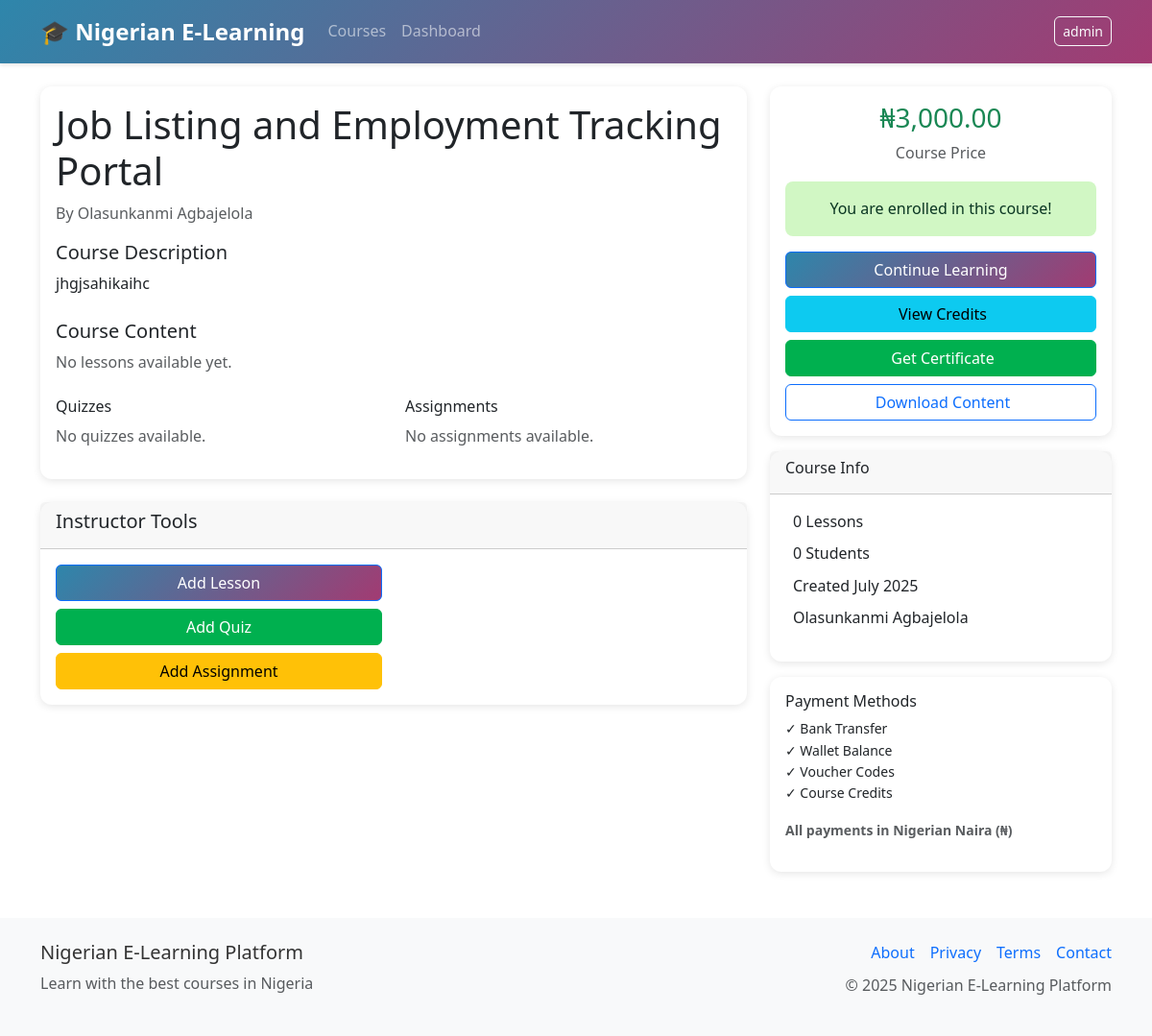
Page /courses/1 (signed in) on the committed database.
### models.py (models this page shows, shortened)
class User(UserMixin, db.Model):
    id = db.Column(db.Integer, primary_key=True)
    username = db.Column(db.String(80), unique=True, nullable=False)
    email = db.Column(db.String(120), unique=True, nullable=False)
    password_hash = db.Column(db.String(256), nullable=False)
    role = db.Column(db.String(20), nullable=False, default='student')  # admin, instructor, tutor, student
    first_name = db.Column(db.String(50))
    last_name = db.Column(db.String(50))
    active = db.Column(db.Boolean, default=True)
    banned = db.Column(db.Boolean, default=False)
    ban_reason = db.Column(db.Text)
    email_verified = db.Column(db.Boolean, default=False)
    verification_token = db.Column(db.String(100))
    password_reset_token = db.Column(db.String(100))
    password_reset_expires = db.Column(db.DateTime)
    email_verification_token = db.Column(db.String(100))
    email_verification_expires = db.Column(db.DateTime)
    premium_user = db.Column(db.Boolean, default=False)
    instructor_verified = db.Column(db.Boolean, default=False)
    badge_level = db.Column(db.String(20), default='basic')  # basic, bronze, silver, gold, premium
    wallet_balance = db.Column(db.Float, default=0.0)
    created_at = db.Column(db.DateTime, default=datetime.utcnow)
    last_login = db.Column(db.DateTime)
    courses_created = db.relationship('Course', foreign_keys='Course.instructor_id', backref='instructor', lazy='dynamic')
    enrollments = db.relationship('Enrollment', backref='student', lazy='dynamic')
    payments = db.relationship('Payment', backref='user', lazy='dynamic')
    wallet_transactions = db.relationship('WalletTransaction', backref='user', lazy='dynamic')
    quiz_attempts = db.relationship('QuizAttempt', backref='user', lazy='dynamic')
    assignment_submissions = db.relationship('AssignmentSubmission', backref='user', lazy='dynamic')
    course_credits = db.relationship('CourseCredit', backref='student_credit', lazy='dynamic')
    withdrawal_requests = db.relationship('WithdrawalRequest', foreign_keys='WithdrawalRequest.tutor_id', backref='tutor', lazy='dynamic')
    def can_access_course(self, course):
        if self.role in ['admin', 'instructor', 'tutor']:
            return True

class Course(db.Model):
    id = db.Column(db.Integer, primary_key=True)
    title = db.Column(db.String(200), nullable=False)
    description = db.Column(db.Text)
    category = db.Column(db.String(100), default='General')  # Added missing category field
    price = db.Column(db.Float, nullable=False, default=0.0)
    instructor_id = db.Column(db.Integer, db.ForeignKey('user.id'), nullable=False)
    is_active = db.Column(db.Boolean, default=True)
    approval_status = db.Column(db.String(20), default='pending')  # pending, approved, rejected
    approved_by = db.Column(db.Integer, db.ForeignKey('user.id'))  # admin who approved
    approved_at = db.Column(db.DateTime)
    rejection_reason = db.Column(db.Text)
    min_credits_for_certificate = db.Column(db.Integer, default=70)  # Minimum credits needed for certificate
    total_available_credits = db.Column(db.Integer, default=100)     # Total credits available in course
    created_at = db.Column(db.DateTime, default=datetime.utcnow)
    updated_at = db.Column(db.DateTime, default=datetime.utcnow, onupdate=datetime.utcnow)
    lessons = db.relationship('Lesson', backref='course', lazy='dynamic', cascade='all, delete-orphan')
    enrollments = db.relationship('Enrollment', backref='course', lazy='dynamic', cascade='all, delete-orphan')
    quizzes = db.relationship('Quiz', backref='course', lazy='dynamic', cascade='all, delete-orphan')
    assignments = db.relationship('Assignment', backref='course', lazy='dynamic', cascade='all, delete-orphan')
    course_credits = db.relationship('CourseCredit', backref='course', lazy='dynamic', cascade='all, delete-orphan')
    course_vouchers = db.relationship('Voucher', foreign_keys='Voucher.course_id', backref='course', lazy='dynamic', cascade='all, delete-orphan')

### routes.py (the view)
@app.route('/courses/<int:course_id>')
def course_detail(course_id):
    course = Course.query.get_or_404(course_id)
    if not current_user.is_authenticated or current_user.role not in ['admin', 'instructor', 'tutor']:
        if course.approval_status != 'approved':
            flash('Course not available', 'danger')
            return redirect(url_for('courses'))
    elif current_user.role == 'tutor' and course.instructor_id != current_user.id and course.approval_status != 'approved':
        flash('Course not available', 'danger')
        return redirect(url_for('courses'))
    user_enrolled = False
    if current_user.is_authenticated:
        user_enrolled = current_user.can_access_course(course)
    return render_template('courses/detail.html', course=course, user_enrolled=user_enrolled)

### templates/courses/detail.html (shortened to what this page needs)
{% extends "base.html" %}
{% block content %}
<div class="row">
    <div class="col-lg-8">
        <div class="card">
            <div class="card-body">
                <h1>{{ course.title }}</h1>
                <p class="text-muted mb-3">By {{ course.instructor.first_name }} {{ course.instructor.last_name }}</p>
                {% if course.description %}
                <div class="mb-4">
                    <h5>Course Description</h5>
                    <p>{{ course.description|safe }}</p>
                </div>
                {% endif %}
                <div class="mb-4">
                    <h5>Course Content</h5>
                    {% set lessons = course.lessons.order_by('order').all() %}
                    {% if lessons %}
                    <div class="list-group">
                        {% for lesson in lessons %}
                        <div class="list-group-item d-flex justify-content-between align-items-center">
                            <div>
                                <h6 class="mb-1">{{ lesson.title }}</h6>
                                <small class="text-muted">
                                    {% if lesson.content_type == 'text' %}
                                    <i data-feather="file-text"></i> Text Content
                                    {% elif lesson.content_type == 'pdf' %}
                                    <i data-feather="file"></i> PDF Document
                                    {% elif lesson.content_type == 'video' %}
                                    <i data-feather="play-circle"></i> Video
                                    {% endif %}
                                </small>
                            </div>
                            {% if user_enrolled %}
                            <a href="{{ url_for('view_lesson', lesson_id=lesson.id) }}" class="btn btn-sm btn-outline-primary">View</a>
                            {% else %}
                            <i data-feather="lock" class="text-muted"></i>
                            {% endif %}
                        </div>
                        {% endfor %}
                    </div>
                    {% else %}
                    <p class="text-muted">No lessons available yet.</p>
                    {% endif %}
                </div>
                {% if user_enrolled %}
                <div class="row">
                    <div class="col-md-6">
                        <h6>Quizzes</h6>
                        {% set quizzes = course.quizzes.filter_by(is_active=True).all() %}
                        {% if quizzes %}
                        <ul class="list-unstyled">
                            {% for quiz in quizzes %}
                            <li class="mb-2">
                                <a href="{{ url_for('take_quiz', quiz_id=quiz.id) }}">{{ quiz.title }}</a>
                                <small class="text-muted d-block">{{ quiz.time_limit }} minutes</small>
                            </li>
                            {% endfor %}
                        </ul>
                        {% else %}
                        <p class="text-muted">No quizzes available.</p>
                        {% endif %}
                    </div>
                    <div class="col-md-6">
                        <h6>Assignments</h6>
                        {% set assignments = course.assignments.filter_by(is_active=True).all() %}
                        {% if assignments %}
                        <ul class="list-unstyled">
                            {% for assignment in assignments %}
                            <li class="mb-2">
                                <a href="{{ url_for('submit_assignment', assignment_id=assignment.id) }}">{{ assignment.title }}</a>
                                {% if assignment.due_date %}
                                <small class="text-muted d-block">Due: {{ assignment.due_date.strftime('%Y-%m-%d') }}</small>
                                {% endif %}
                            </li>
                            {% endfor %}
                        </ul>
                        {% else %}
                        <p class="text-muted">No assignments available.</p>
                        {% endif %}
                    </div>
                </div>
                {% endif %}
            </div>
        </div>
        {% if current_user.is_authenticated and (current_user.role == 'admin' or current_user.id == course.instructor_id) %}
        <div class="card mt-4">
            <div class="card-header">
                <h5>Instructor Tools</h5>
            </div>
            <div class="card-body">
                <div class="row">
                    <div class="col-md-6">
                        <div class="d-grid gap-2">
                            <a href="{{ url_for('create_lesson', course_id=course.id) }}" class="btn btn-primary">Add Lesson</a>
                            <a href="{{ url_for('create_quiz', course_id=course.id) }}" class="btn btn-success">Add Quiz</a>
                            <a href="{{ url_for('create_assignment', course_id=course.id) }}" class="btn btn-warning">Add Assignment</a>
                        </div>
                    </div>
                </div>
            </div>
        </div>
        {% endif %}
    </div>
    <div class="col-lg-4">
        <div class="card">
            <div class="card-body text-center">
                <h3 class="text-success">{{ course.price|currency }}</h3>
                <p class="text-muted">Course Price</p>
                {% if current_user.is_authenticated %}
                    {% if user_enrolled %}
                    <div class="alert alert-success">
                        You are enrolled in this course!
                    </div>
                    <div class="d-grid gap-2">
                        <a href="#lessons" class="btn btn-primary">Continue Learning</a>
                        <a href="{{ url_for('course_credits', course_id=course.id) }}" class="btn btn-info">
                            View Credits
                        </a>
                        <a href="{{ url_for('get_course_certificate', course_id=course.id) }}" class="btn btn-success">
                            Get Certificate
                        </a>
                        {% if settings and settings.allow_content_download %}
                        <a href="{{ url_for('download_course_content', course_id=course.id) }}"
                           class="btn btn-outline-primary"
                           data-action="download" data-file-name="course_{{ course.id }}_content.zip">
                            Download Content
                        </a>
                        {% endif %}
                    </div>
                    {% endif %}
                {% else %}
                <p class="text-muted mb-3">Please log in to enroll</p>
                <div class="d-grid gap-2">
                    <a href="{{ url_for('login') }}" class="btn btn-primary">Login</a>
                    <a href="{{ url_for('register') }}" class="btn btn-outline-primary">Register</a>
                </div>
                {% endif %}
            </div>
        </div>
        <div class="card mt-3">
            <div class="card-header">
                <h6>Course Info</h6>
            </div>
            <div class="card-body">
                <ul class="list-unstyled">
                    <li class="mb-2">
                        {{ course.lessons.count() }} Lessons
                    </li>
                    <li class="mb-2">
                        {{ course.enrollments.filter_by(status='approved').count() }} Students
                    </li>
                    <li class="mb-2">
                        Created {{ course.created_at.strftime('%B %Y') }}
                    </li>
                    <li class="mb-2">
                        {{ course.instructor.first_name }} {{ course.instructor.last_name }}
                    </li>
                </ul>
            </div>
        </div>
        <div class="card mt-3">
            <div class="card-body">
                <h6>Payment Methods</h6>
                <ul class="list-unstyled small">
                    <li>✓ Bank Transfer</li>
                    <li>✓ Wallet Balance</li>
                    <li>✓ Voucher Codes</li>
                    <li>✓ Course Credits</li>
                </ul>
                <p class="small text-muted"><strong>All payments in Nigerian Naira (₦)</strong></p>
            </div>
        </div>
    </div>
</div>
{% endblock %}

### templates/base.html (shortened to what this page needs)
<!DOCTYPE html>
<html lang="en">
<head>
    {% set critical_css = get_critical_css() %}
    <link rel="preload" href="https://cdn.jsdelivr.net/npm/bootstrap@5.3.0/dist/css/bootstrap.min.css" as="style" onload="this.onload=null;this.rel='stylesheet'">
    <link rel="preload" href="{{ url_for('static', filename='css/style.css') }}" as="style" onload="this.onload=null;this.rel='stylesheet'">
</head>
<body>
    <nav class="navbar navbar-expand-lg navbar-dark bg-primary">
        <div class="container">
            <a class="navbar-brand" href="{{ url_for('index') }}">
                <strong>🎓 Nigerian E-Learning</strong>
            </a>
            <div class="collapse navbar-collapse" id="navbarNav">
                <ul class="navbar-nav me-auto">
                    <li class="nav-item">
                        <a class="nav-link" href="{{ url_for('courses') }}">Courses</a>
                    </li>
                    {% if current_user.is_authenticated %}
                    <li class="nav-item">
                        <a class="nav-link" href="{{ url_for('dashboard') }}">Dashboard</a>
                    </li>
                    {% endif %}
                </ul>
                <ul class="navbar-nav">
                    {% if current_user.is_authenticated %}
                    <li class="nav-item">
                        <button class="btn btn-outline-light btn-sm" type="button" data-bs-toggle="offcanvas" data-bs-target="#profileOffcanvas" aria-controls="profileOffcanvas">
                             {{ current_user.username }}
                        </button>
                    </li>
                    {% endif %}
                </ul>
            </div>
        </div>
    </nav>
    <main class="container my-4">
        {% block content %}{% endblock %}
    </main>
    <footer class="bg-light mt-5 py-4">
        <div class="container">
            <div class="row">
                <div class="col-md-6">
                    <h5>Nigerian E-Learning Platform</h5>
                    <p class="text-muted">Learn with the best courses in Nigeria</p>
                </div>
                <div class="col-md-6 text-md-end">
                    <div class="d-flex justify-content-md-end justify-content-center gap-3 mb-2">
                        <a href="#" class="text-decoration-none">About</a>
                        <a href="#" class="text-decoration-none">Privacy</a>
                        <a href="#" class="text-decoration-none">Terms</a>
                        <a href="#" class="text-decoration-none">Contact</a>
                    </div>
                    <p class="text-muted">© 2025 Nigerian E-Learning Platform</p>
                </div>
            </div>
        </div>
    </footer>
</body>
</html>

### rows in the picture
User: username "admin"
Course: title "Job Listing and Employment Tracking Portal", description "jhgjsahikaihc", price "₦3,000.00", created_at "July 2025"
User: instructor.first_name "Olasunkanmi", instructor.last_name "Agbajelola"

### other values in the picture
{{ course.lessons.count() }} "0"
{{ course.enrollments.filter_by(status='approved').count() }} "0"
